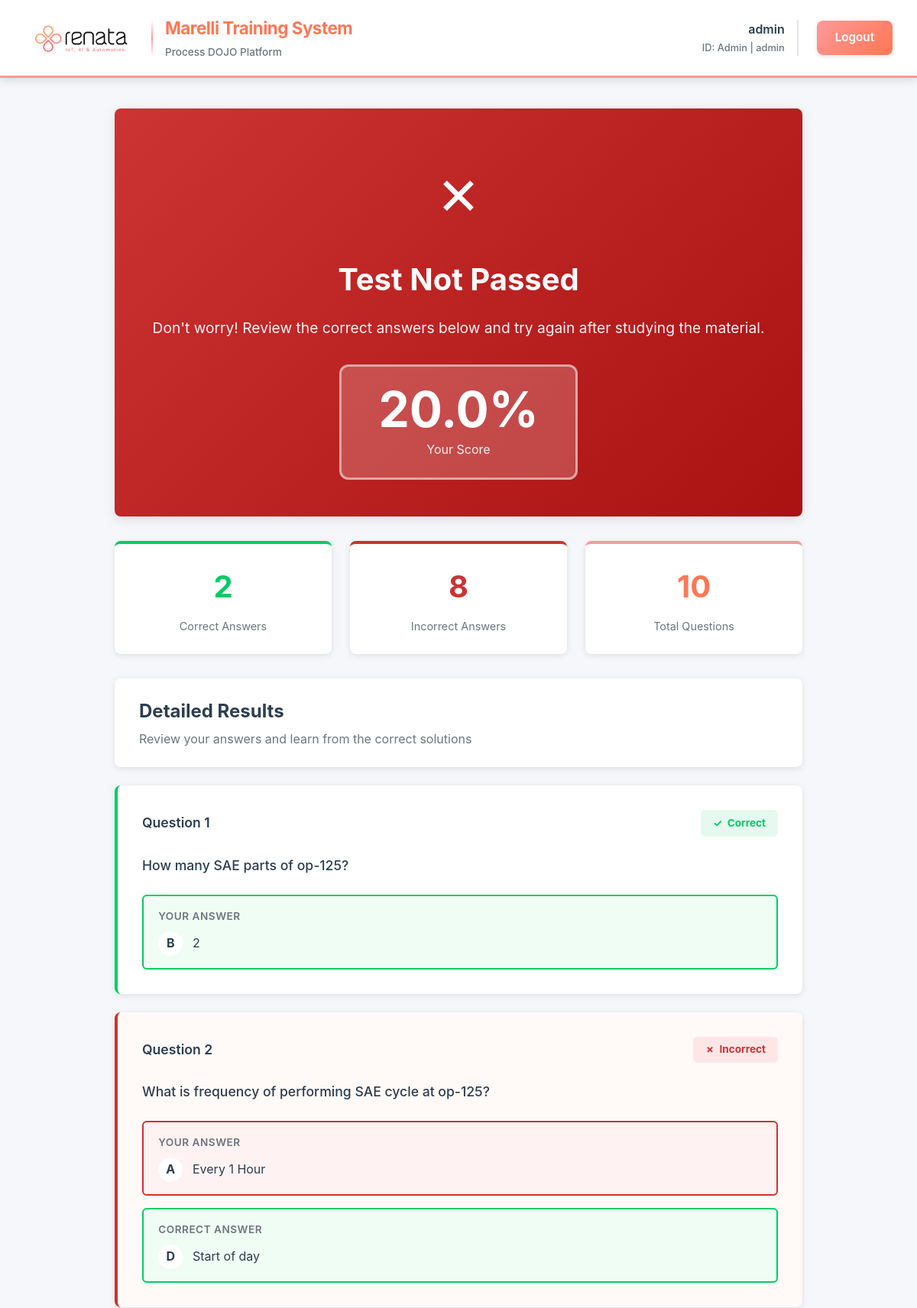
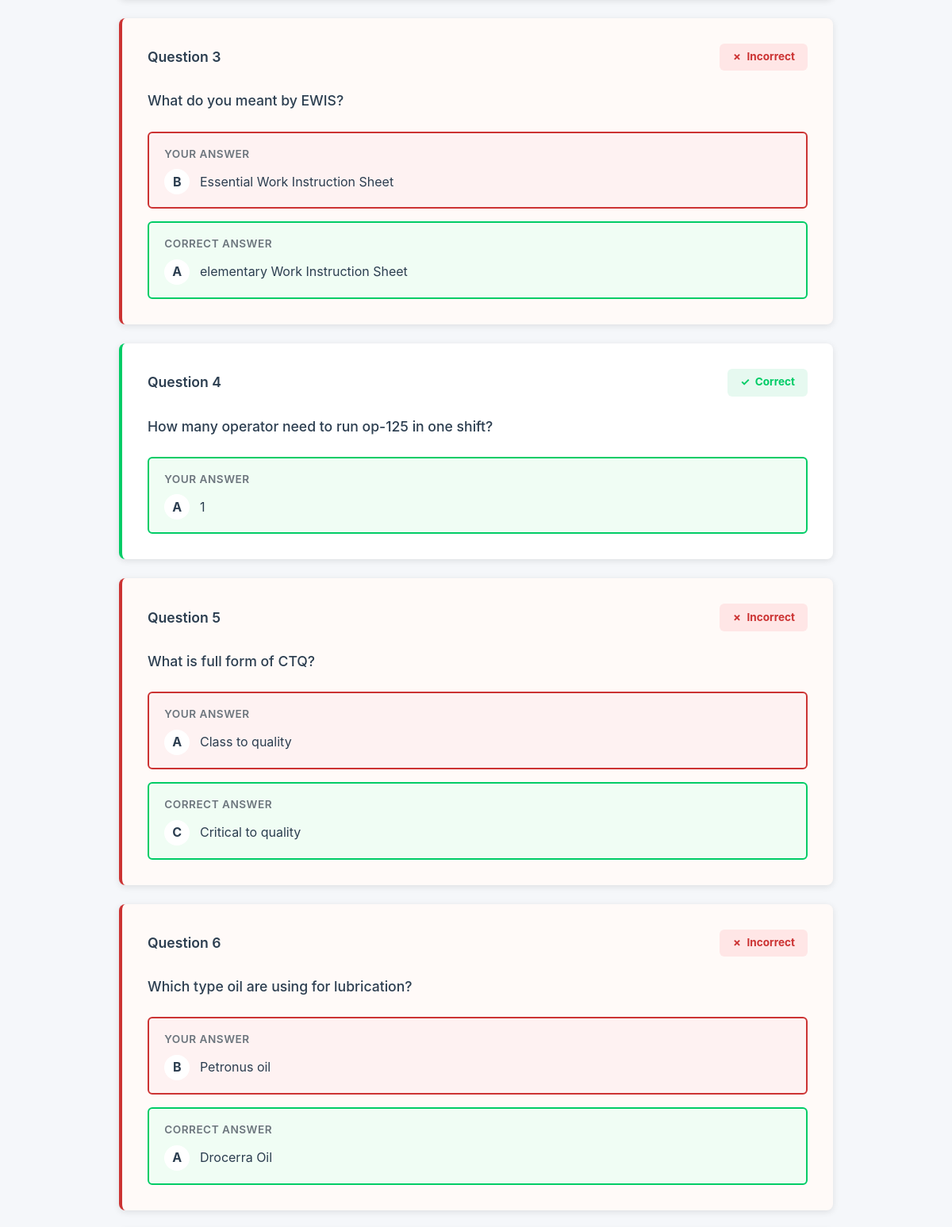
The app's page /test/result/7/ (signed in, upper part) with its own data (2 pictures, top to bottom).
### process_dojo/models.py (models this page shows, shortened)
class EmployeeProfile(models.Model):
    user = models.OneToOneField(User, on_delete=models.CASCADE, related_name='employee_profile')
    employee_id = models.CharField(max_length=50, unique=True, db_index=True)
    plant = models.CharField(max_length=100)
    unit = models.CharField(max_length=100)
    department = models.CharField(max_length=100)
    biometric_id = models.CharField(max_length=100, blank=True, null=True, unique=True)
    created_at = models.DateTimeField(auto_now_add=True)
    updated_at = models.DateTimeField(auto_now=True)
    class Meta:
        ordering = ['employee_id']
        indexes = [
            models.Index(fields=['employee_id']),
            models.Index(fields=['plant', 'unit']),
        ]

class TestAttempt(models.Model):
    STATUS_CHOICES = [
        ('in_progress', 'In Progress'),
        ('completed', 'Completed'),
    ]
    user = models.ForeignKey(User, on_delete=models.CASCADE, related_name='test_attempts')
    test = models.ForeignKey(MCQTest, on_delete=models.CASCADE, related_name='attempts')
    status = models.CharField(max_length=20, choices=STATUS_CHOICES, default='in_progress')
    score = models.FloatField(default=0.0, validators=[MinValueValidator(0.0)])
    correct_answers = models.IntegerField(default=0)
    total_questions = models.IntegerField(default=0)
    passed = models.BooleanField(default=False)
    started_at = models.DateTimeField(default=timezone.now)
    completed_at = models.DateTimeField(null=True, blank=True)
    last_saved_at = models.DateTimeField(auto_now=True)
    class Meta:
        ordering = ['-started_at']
        indexes = [
            models.Index(fields=['user', 'status']),
            models.Index(fields=['test', 'status']),
            models.Index(fields=['-started_at']),
        ]

class Question(models.Model):
    OPTION_CHOICES = [
        ('A', 'Option A'),
        ('B', 'Option B'),
        ('C', 'Option C'),
        ('D', 'Option D'),
    ]
    test = models.ForeignKey(MCQTest, on_delete=models.CASCADE, related_name='questions')
    question_text = models.TextField()
    option_a = models.CharField(max_length=500)
    option_b = models.CharField(max_length=500)
    option_c = models.CharField(max_length=500)
    option_d = models.CharField(max_length=500)
    correct_answer = models.CharField(max_length=1, choices=OPTION_CHOICES)
    marks = models.IntegerField(default=1, validators=[MinValueValidator(1)])
    ordering = models.IntegerField(default=0, help_text="Question order in test")
    explanation = models.TextField(blank=True, help_text="Explanation for correct answer")
    created_at = models.DateTimeField(auto_now_add=True)
    class Meta:
        ordering = ['test', 'ordering', 'id']
        indexes = [
            models.Index(fields=['test', 'ordering']),
        ]
    def get_options(self):
        return {
            'A': self.option_a,
            'B': self.option_b,
            'C': self.option_c,
            'D': self.option_d,
        }

### process_dojo/views.py (the view)
# urls.py: path('test/result/<int:attempt_id>/', views.ResultPageView.as_view(), name='result_page'),
class ResultPageView(LoginRequiredMixin, DetailView):
    model = TestAttempt
    template_name = 'process_dojo/result_page.html'
    context_object_name = 'attempt'
    pk_url_kwarg = 'attempt_id'
    def get_queryset(self):
        return TestAttempt.objects.filter(
            user=self.request.user,
            status='completed'
        )
    def get_context_data(self, **kwargs):
        context = super().get_context_data(**kwargs)
        questions = self.object.test.questions.all()
        results_data = []
        for question in questions:
            try:
                saved_answer = SavedAnswer.objects.get(
                    attempt=self.object,
                    question=question
                )
                user_answer = saved_answer.selected_option
                is_correct = saved_answer.is_correct
            except SavedAnswer.DoesNotExist:
                user_answer = None
                is_correct = False
            results_data.append({
                'question': question,
                'user_answer': user_answer,
                'correct_answer': question.correct_answer,
                'is_correct': is_correct,
                'user_answer_text': question.get_options().get(user_answer, 'Not answered'),
                'correct_answer_text': question.get_options().get(question.correct_answer),
            })
        context['results_data'] = results_data
        context['percentage'] = self.object.score
        context['passed'] = self.object.passed
        return context

### process_dojo/templatetags/math_extras.py (called while the page is built)
@register.filter
def subtract(a, b):
    return a - b

### process_dojo/templates/process_dojo/result_page.html (shortened to what this page needs)
{% extends "process_dojo/base.html" %}
{% load math_extras %}
{% block content %}
<div class="results-container">
    <div class="results-header">
        <div class="results-icon">
            {% if passed %}✓{% else %}✗{% endif %}
        </div>
        <div class="results-status">
            {% if passed %}Congratulations! You Passed!{% else %}Test Not Passed{% endif %}
        </div>
        <div class="results-message">
            {% if passed %}
            Excellent work! You have successfully completed the training assessment.
            {% else %}
            Don't worry! Review the correct answers below and try again after studying the material.
            {% endif %}
        </div>
        <div class="score-display">
            <div class="score-value">{{ percentage|floatformat:1 }}%</div>
            <div class="score-label">Your Score</div>
        </div>
    </div>
    <div class="results-stats">
        <div class="stat-card correct">
            <div class="stat-value correct">{{ attempt.correct_answers }}</div>
            <div class="stat-label">Correct Answers</div>
        </div>
        <div class="stat-card incorrect">
            <div class="stat-value incorrect">{{ attempt.total_questions|subtract:attempt.correct_answers }}</div>
            <div class="stat-label">Incorrect Answers</div>
        </div>
        <div class="stat-card total">
            <div class="stat-value total">{{ attempt.total_questions }}</div>
            <div class="stat-label">Total Questions</div>
        </div>
    </div>
    <div class="section-header">
        <h2 class="section-title">Detailed Results</h2>
        <p class="section-subtitle">Review your answers and learn from the correct solutions</p>
    </div>
    {% for result in results_data %}
    <div class="question-result {% if result.is_correct %}correct{% else %}incorrect{% endif %}">
        <div class="result-header">
            <div class="result-number">
                <span class="question-num">Question {{ forloop.counter }}</span>
            </div>
            <div class="result-badge {% if result.is_correct %}correct{% else %}incorrect{% endif %}">
                {% if result.is_correct %}
                <span>✓</span>
                <span>Correct</span>
                {% else %}
                <span>✗</span>
                <span>Incorrect</span>
                {% endif %}
            </div>
        </div>
        <div class="question-text">
            {{ result.question.question_text }}
        </div>
        <div class="answer-comparison">
            <div class="answer-row your-answer {% if result.is_correct %}correct{% else %}incorrect{% endif %}">
                <div class="answer-label">Your Answer</div>
                <div class="answer-content">
                    <span class="answer-marker">{{ result.user_answer|default:"—" }}</span>
                    <span>{{ result.user_answer_text }}</span>
                </div>
            </div>
            {% if not result.is_correct %}
            <div class="answer-row correct-answer">
                <div class="answer-label">Correct Answer</div>
                <div class="answer-content">
                    <span class="answer-marker">{{ result.correct_answer }}</span>
                    <span>{{ result.correct_answer_text }}</span>
                </div>
            </div>
            {% endif %}
        </div>
    </div>
    {% endfor %}
</div>
{% endblock %}

### process_dojo/templates/process_dojo/base.html (shortened to what this page needs)
{% load static %}
<!DOCTYPE html>
<html lang="en">
<head>
</head>
<body>
    <header class="header">
        <div class="header-container">
            <div class="logo-section">
                <div class="logo-wrapper">
                    <img src="{% static 'logo.png' %}" alt="Company Logo" class="logo-image">
                    <div class="brand-divider"></div>
                    <div class="brand-info">
                        <div class="project-name">Marelli Training System</div>
                        <div class="project-subtitle">Process DOJO Platform</div>
                    </div>
                </div>
            </div>
            {% if user.is_authenticated %}
            <div class="user-section">
                <div class="user-info">
                    <div class="user-name">{{ user.get_full_name|default:user.username }}</div>
                    <div class="user-id">
                        {% if user.employee_profile %}
                        ID: {{ user.employee_profile.employee_id }} | {{ user.employee_profile.unit }}
                        {% endif %}
                    </div>
                </div>
                <a href="{% url 'process_dojo:logout' %}" class="btn btn-logout">Logout</a>
            </div>
            {% endif %}
        </div>
    </header>
    <main class="main-content">
        {% block content %}{% endblock %}
    </main>
</body>
</html>

### process_dojo/templates/process_dojo/base.html (style rules this page uses)
* { margin: 0; padding: 0; box-sizing: border-box; }
:root { --primary-coral: #ff9999; --secondary-coral: #ff8866; --dark-coral: #ff7755; --light-coral: #ffaa99; --accent-orange: #ffaa77; --success-green: #00cc66; --warning-orange: #ff9933; --danger-red: #cc3333; --light-gray: #f5f7fa; --medium-gray: #e0e6ed; --text-coral: #ff7755; --dark-gray: #6c757d; --white: #ffffff; --text-dark: #2c3e50; --shadow: rgba(0, 0, 0, 0.1); --shadow-md: rgba(0, 0, 0, 0.15); }
body { font-family: -apple-system, BlinkMacSystemFont, "Segoe UI", Roboto, "Helvetica Neue", Arial, sans-serif; background-color: var(--light-gray); color: var(--text-dark); line-height: 1.6; min-height: 100vh; display: flex; flex-direction: column; }
.header { background: var(--white); color: var(--text-dark); padding: 1.2rem 2rem; box-shadow: 0 2px 12px var(--shadow-md); position: sticky; top: 0; z-index: 1000; border-bottom: 3px solid var(--primary-coral); }
.header-container { max-width: 1400px; margin: 0 auto; display: flex; justify-content: space-between; align-items: center; }
.logo-section { display: flex; align-items: center; gap: 1.5rem; }
.logo-wrapper { display: flex; align-items: center; gap: 1rem; }
.logo-image { height: 50px; width: auto; }
.brand-divider { height: 50px; width: 2px; background: linear-gradient(to bottom, transparent, var(--primary-coral), transparent); }
.brand-info { display: flex; flex-direction: column; gap: 0.2rem; }
.project-name { font-size: 1.4rem; font-weight: 700; color: var(--dark-coral); letter-spacing: -0.5px; }
.project-subtitle { font-size: 0.85rem; color: var(--dark-gray); font-weight: 500; }
.user-section { display: flex; align-items: center; gap: 1.5rem; }
.user-info { text-align: right; padding-right: 1rem; border-right: 2px solid var(--medium-gray); }
.user-name { font-weight: 600; font-size: 1rem; color: var(--text-dark); margin-bottom: 0.1rem; }
.user-id { font-size: 0.8rem; color: var(--dark-gray); font-weight: 500; }
.btn { padding: 0.65rem 1.5rem; border: none; border-radius: 8px; cursor: pointer; font-size: 0.95rem; font-weight: 600; text-decoration: none; display: inline-flex; align-items: center; justify-content: center; transition: all 0.3s ease; box-shadow: 0 2px 6px rgba(0, 0, 0, 0.1); }
.btn-logout { background: linear-gradient(135deg, var(--primary-coral) 0%, var(--dark-coral) 100%); color: var(--white); border: none; }
.main-content { flex: 1; max-width: 1400px; margin: 0 auto; padding: 2.5rem 2rem; width: 100%; }

### records on screen
TestAttempt: score "20.0", correct_answers "2", total_questions|subtract "8", total_questions "10"
Question: shows "Correct", question.question_text "How many SAE parts of op-125?", user_answer "B", user_answer_text "2"
Question: shows "Incorrect", question.question_text "What is frequency of performing SAE cycle at op-125?", user_answer "A", user_answer_text "Every 1 Hour", correct_answer "D", correct_answer_text "Start of day"
Question: shows "Incorrect", question.question_text "What do you meant by EWIS?", user_answer "B", user_answer_text "Essential Work Instruction Sheet", correct_answer "A", correct_answer_text "elementary Work Instruction Sheet"
Question: shows "Correct", question.question_text "How many operator need to run op-125 in one shift?", user_answer "A", user_answer_text "1"
Question: shows "Incorrect", question.question_text "What is full form of CTQ?", user_answer "A", user_answer_text "Class to quality", correct_answer "C", correct_answer_text "Critical to quality"
Question: shows "Incorrect", question.question_text "Which type oil are using for lubrication?", user_answer "B", user_answer_text "Petronus oil", correct_answer "A", correct_answer_text "Drocerra Oil"

### other values on screen
{{ user.get_full_name|default:user.username }} "admin"
{{ user.employee_profile.employee_id }} "Admin"
{{ user.employee_profile.unit }} "admin"
